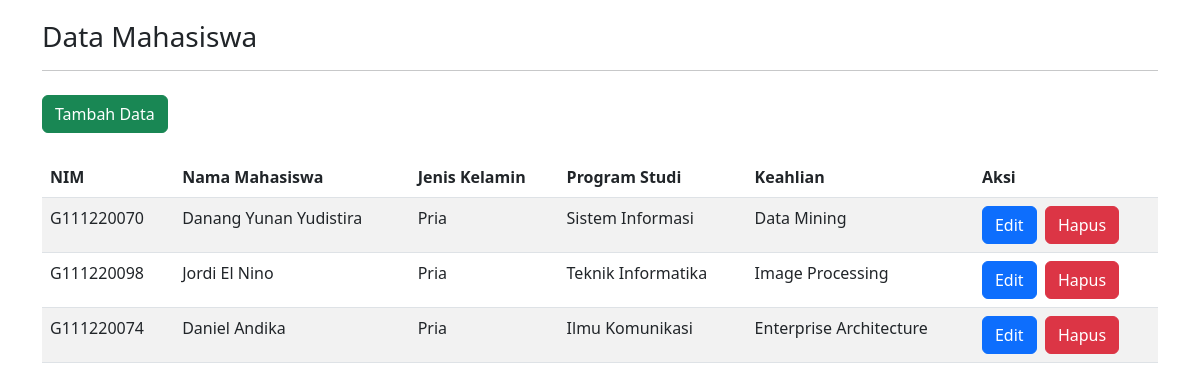
The page / on the database its author committed.
### tables this page shows
CREATE TABLE `mahasiswa` (
  `id` int(10) NOT NULL,
  `nim` varchar(50) NOT NULL,
  `nama_mahasiswa` varchar(50) NOT NULL,
  `jenis_kelamin` enum('Pria','Wanita') NOT NULL,
  `program_studi` varchar(50) NOT NULL,
  `keahlian` varchar(100) NOT NULL
);

### index.php (the view, shortened to what this page needs)
<?php
include("koneksi.php");
?>
<!doctype html>
<html lang="en">
<head>
    <link href="https://cdn.jsdelivr.net/npm/bootstrap@5.3.0-alpha3/dist/css/bootstrap.min.css" rel="stylesheet">
</head>
<body>
    <div class="container">
        <div class="col-md-12">
            <h3 style="margin:20px 0px 5px 0px">Data Mahasiswa</h3>
            <hr>
            <a href="tambah_form.php" class="btn btn-success mt-2">Tambah Data</a>
            <table class="table table-striped mt-4">
                <thead>
                    <tr class="info">
                        <th>NIM</th>
                        <th>Nama Mahasiswa</th>
                        <th>Jenis Kelamin</th>
                        <th>Program Studi</th>
                        <th>Keahlian</th>
                        <th>Aksi</th>
                    </tr>
                </thead>
                <?php
                $sql = "select * from mahasiswa";
                $query = mysqli_query($koneksi, $sql);
                while ($mhs = mysqli_fetch_array($query)) {
                    echo "<tr>";
                    echo "<td>" . $mhs['nim'] . "</td>";
                    echo "<td>" . $mhs['nama_mahasiswa'] . "</td>";
                    echo "<td>" . $mhs['jenis_kelamin'] . "</td>";
                    echo "<td>" . $mhs['program_studi'] . "</td>";
                    echo "<td>" . $mhs['keahlian'] . "</td>";
                    echo "<td>";
                    echo "<a href='edit_form.php?id=" . $mhs['id'] . "' class='btn btn-primary'>Edit</a> &nbsp";
                    echo "<a href='hapus_aksi.php?id=" . $mhs['id'] . "' class='btn btn-danger'onclick='return konfirmasi()'>Hapus</a>";
                    echo "</td>";
                    echo "</tr>";
                }
                ?>
            </table>
        </div>
    </div>
</body>
</html>

### rows shown on the page
mahasiswa: nim "G111220070", nama_mahasiswa "Danang Yunan Yudistira", jenis_kelamin "Pria", program_studi "Sistem Informasi", keahlian "Data Mining"
mahasiswa: nim "G111220098", nama_mahasiswa "Jordi El Nino", jenis_kelamin "Pria", program_studi "Teknik Informatika", keahlian "Image Processing"
mahasiswa: nim "G111220074", nama_mahasiswa "Daniel Andika", jenis_kelamin "Pria", program_studi "Ilmu Komunikasi", keahlian "Enterprise Architecture"
